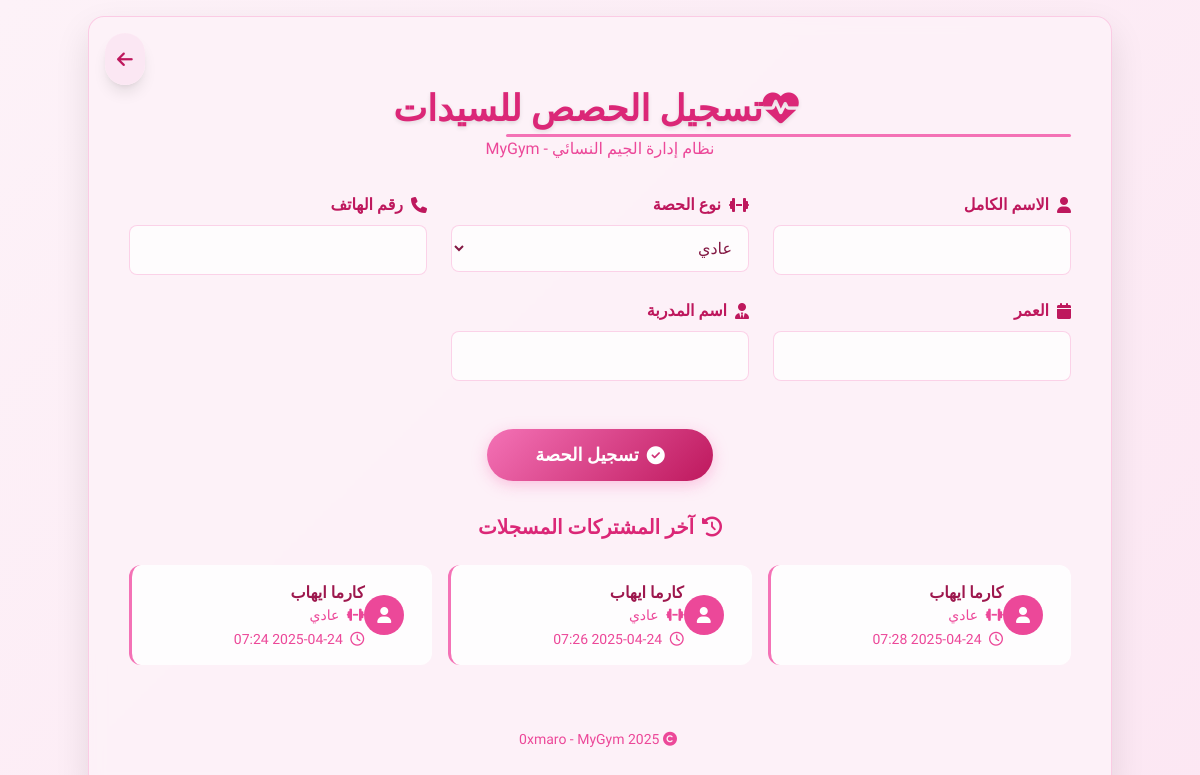
The app's page /wadd_session.php (signed in) with its own data.
### tables this page shows
CREATE TABLE `sessions` (
  `id` int NOT NULL AUTO_INCREMENT,
  `member_fullname` varchar(150) DEFAULT NULL,
  `session_type` enum('normal','equipment') DEFAULT NULL,
  `gender` enum('male','female') DEFAULT NULL,
  `phone` varchar(11) DEFAULT NULL,
  `age` int DEFAULT NULL,
  `coach_name` varchar(100) DEFAULT NULL,
  `created_at` datetime DEFAULT CURRENT_TIMESTAMP,
  PRIMARY KEY (`id`)
);

### wadd_session.php (the view, shortened to what this page needs)
<?php
$dsn = "mysql:host=localhost;dbname=mygym;charset=utf8";
$username = "root";
$password = "root";
$options = [
    PDO::ATTR_ERRMODE => PDO::ERRMODE_EXCEPTION,
    PDO::ATTR_DEFAULT_FETCH_MODE => PDO::FETCH_ASSOC,
];
try {
    $pdo = new PDO($dsn, $username, $password, $options);
} catch (PDOException $e) {
    die("فشل الاتصال: " . $e->getMessage());
}
$recentStmt = $pdo->query("SELECT member_fullname, session_type, created_at FROM sessions WHERE gender = 'female' ORDER BY created_at DESC LIMIT 3");
$recentMembers = $recentStmt->fetchAll();
?>
<!DOCTYPE html>
<html lang="ar" dir="rtl">
<head>
    <script src="https://cdn.tailwindcss.com"></script>
    <link rel="stylesheet" href="https://cdnjs.cloudflare.com/ajax/libs/font-awesome/6.4.0/css/all.min.css">
</head>
<body class="min-h-screen flex items-center justify-center p-4 text-pink-900 relative overflow-x-hidden">
    <form method="post" class="form-container max-w-5xl w-full rounded-2xl p-8 md:p-10 space-y-8 fade-in relative">
        <a href="wcoach.php" class="return-btn absolute top-4 left-4 text-pink-700 p-3 rounded-full shadow-lg"
            title="رجوع">
            <i class="fas fa-arrow-left text-lg"></i>
        </a>
        <div class="text-center">
            <h1 class="title-text text-3xl md:text-4xl font-extrabold text-pink-600 mb-2">
                <i class="fas fa-heartbeat heart-beat mr-2"></i>تسجيل الحصص للسيدات
            </h1>
            <p class="text-pink-500">نظام إدارة الجيم النسائي - MyGym</p>
        </div>
        <div class="grid grid-cols-1 md:grid-cols-3 gap-6">
            <div class="relative group">
                <label class='block mb-2 font-bold text-pink-700 flex items-center'>
                    <i class='fas fa-user ml-2'></i>
                    الاسم الكامل
                </label>
                <input name='member_fullname' required type='text'
                    class='input-field w-full p-3 text-pink-900 rounded-lg transition-all duration-300 group-hover:shadow-lg'>
            </div>
            <div class="relative group">
                <label class='block mb-2 font-bold text-pink-700 flex items-center'>
                    <i class='fas fa-dumbbell ml-2'></i>
                    نوع الحصة
                </label>
                <select name='session_type' required
                    class='input-field w-full p-3 text-pink-900 rounded-lg transition-all duration-300 group-hover:shadow-lg'>
                    <option value="normal">عادي</option>
                </select>
            </div>
            <div class="relative group">
                <label class='block mb-2 font-bold text-pink-700 flex items-center'>
                    <i class='fas fa-phone ml-2'></i>
                    رقم الهاتف
                </label>
                <input name='phone' required type='text' title='رقم الهاتف يجب أن يكون 11 رقم' maxlength='11'
                    class='input-field w-full p-3 text-pink-900 rounded-lg transition-all duration-300 group-hover:shadow-lg'>
            </div>
            <div class="relative group">
                <label class='block mb-2 font-bold text-pink-700 flex items-center'>
                    <i class='fas fa-calendar ml-2'></i>
                    العمر
                </label>
                <input name='age' required type='number'
                    class='input-field w-full p-3 text-pink-900 rounded-lg transition-all duration-300 group-hover:shadow-lg'>
            </div>
            <div class="relative group">
                <label class='block mb-2 font-bold text-pink-700 flex items-center'>
                    <i class='fas fa-user-tie ml-2'></i>
                    اسم المدربة
                </label>
                <input name='coach_name' required type='text'
                    class='input-field w-full p-3 text-pink-900 rounded-lg transition-all duration-300 group-hover:shadow-lg'>
            </div>
        </div>
        <div class="text-center pt-4">
            <button type="submit"
                class="submit-btn text-white font-bold py-3 px-12 rounded-full text-lg relative overflow-hidden">
                <span class="relative z-10 flex items-center justify-center">
                    <i class="fas fa-check-circle ml-2"></i>
                    تسجيل الحصة
                </span>
            </button>
        </div>
        <div class="mt-10">
            <h2 class="text-center text-xl font-bold text-pink-600 mb-6 flex items-center justify-center">
                <i class="fas fa-history ml-2"></i>
                آخر المشتركات المسجلات
            </h2>
            <div class="grid grid-cols-1 md:grid-cols-3 gap-4">
                <?php foreach ($recentMembers as $member): ?>
                    <div class="member-card rounded-xl p-4 fade-in">
                        <div class="flex items-center">
                            <div
                                class="bg-pink-500 text-white rounded-full w-10 h-10 flex items-center justify-center mr-3 float-effect">
                                <i class="fas fa-user"></i>
                            </div>
                            <div>
                                <p class="font-bold text-pink-800">
                                    <?= $member['member_fullname'] ?>
                                </p>
                                <p class="text-sm text-pink-500">
                                    <i class="fas fa-dumbbell ml-1"></i>
                                    <?= $member['session_type'] == 'normal' ? 'عادي' : 'أجهزة' ?>
                                </p>
                                <p class="text-sm text-pink-500 mt-1">
                                    <i class="far fa-clock ml-1"></i>
                                    <?= date("Y-m-d H:i", strtotime($member['created_at'])) ?>
                                </p>
                            </div>
                        </div>
                    </div>
                <?php endforeach; ?>
            </div>
        </div>
        <div class="text-center pt-8">
            <p class="text-pink-500 text-sm">
                <a href="https://www.facebook.com/0xmaro" class="hover:text-pink-700 transition-colors">
                    <i class="fas fa-copyright mr-1"></i> 0xmaro - MyGym 2025
                </a>
            </p>
        </div>
    </form>
</body>
</html>

### wadd_session.php (style rules this page uses)
:root { --primary: #831843; --secondary: #be185d; --accent: #f472b6; --light-accent: #fce7f3; --dark: #500724; --light: #fdf2f8; --danger: #e11d48; --success: #10b981; }
body { font-family: 'Tajawal', sans-serif; background: linear-gradient(135deg, var(--light) 0%, var(--light-accent) 100%); min-height: 100vh; }
.form-container { background: rgba(253, 242, 248, 0.95); backdrop-filter: blur(8px); border: 1px solid rgba(244, 114, 182, 0.3); box-shadow: 0 15px 35px rgba(0, 0, 0, 0.1); }
.input-field { background: rgba(255, 255, 255, 0.8); transition: all 0.3s cubic-bezier(0.4, 0, 0.2, 1); border: 1px solid rgba(244, 114, 182, 0.3); }
.submit-btn { background: linear-gradient(135deg, var(--accent) 0%, var(--secondary) 100%); box-shadow: 0 4px 15px rgba(244, 114, 182, 0.4); transition: all 0.3s cubic-bezier(0.4, 0, 0.2, 1); }
.member-card { background: rgba(255, 255, 255, 0.9); border-left: 3px solid var(--accent); transition: all 0.3s ease; }
.fade-in { animation: fadeIn 0.8s ease-out; }
.float-effect { animation: float 3s ease-in-out infinite; }
.return-btn { background: rgba(252, 231, 243, 0.9); transition: all 0.3s ease; }
.title-text { text-shadow: 0 2px 4px rgba(0, 0, 0, 0.1); position: relative; }
.title-text::after { content: ''; position: absolute; bottom: -8px; right: 0; width: 60%; height: 3px; background: var(--accent); border-radius: 3px; }
.heart-beat { animation: heartBeat 1.5s ease infinite; }

### records on screen
sessions: member_fullname "كارما ايهاب", session_type "عادي", created_at "2025-04-24 07:28"
sessions: member_fullname "كارما ايهاب", session_type "عادي", created_at "2025-04-24 07:26"
sessions: member_fullname "كارما ايهاب", session_type "عادي", created_at "2025-04-24 07:24"
